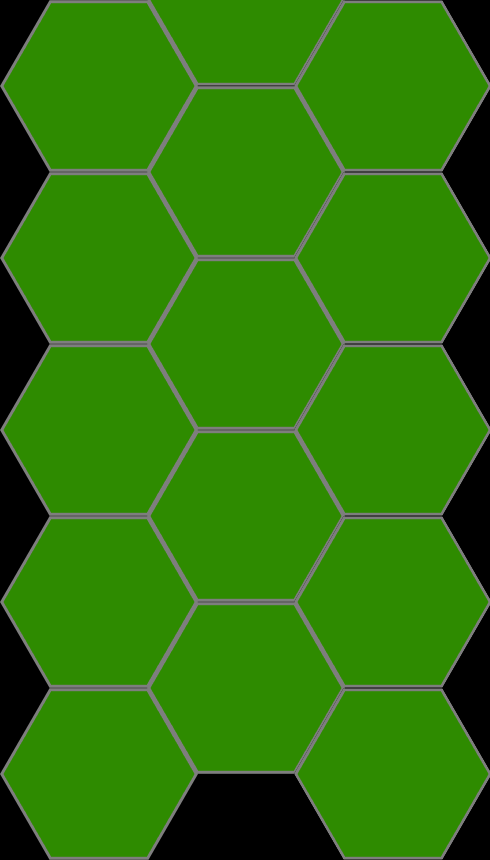

Below is a game level as drawn by its tile map, then a one-line description and the .tmx that defines it (tile-layer data replaced by summaries):
An orthogonal 10x10 tile map with 49x86 px tiles, 1 tile layer (Warstwa Kafelków 1).

<map version="1.0" orientation="orthogonal" renderorder="left-up" width="10" height="10" tilewidth="49" tileheight="86" nextobjectid="1">
 <tileset firstgid="1" name="hex_green" tilewidth="198" tileheight="172" tilecount="1" columns="1">
  <image source="hex_green.png" width="198" height="172" />
 </tileset>
 <layer name="Warstwa Kafelków 1" width="10" height="10">
  <data>[100 cells, 15 non-empty, 1 distinct tile ids]</data>
 </layer>
</map>
